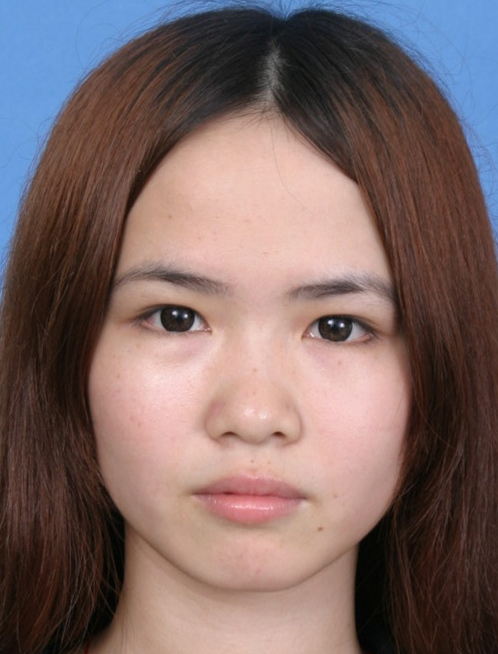
#> input picture SCUT-FBP-1.jpg, 498 x 654 px
$ python main.py
#> lines starting #> are read from the running program, lines starting #| are printed output that depends on the picture
# This is a sample Python script.

# Press Shift+F10 to execute it or replace it with your code.
# Press Double Shift to search everywhere for classes, files, tool windows, actions, and settings.


def print_hi(name):
    # Use a breakpoint in the code line below to debug your script.
    print(f'Hi, {name}')  # Press Ctrl+F8 to toggle the breakpoint


# Press the green button in the gutter to run the script.
import cv2#导入opencv库
import os
import numpy as np
def tackle():
    #读取原灰度图片
    root='G:/PersonalList/LearnMaterial/datasets/SCUT-FBP/Data_Collection'

    list=os.listdir(root+'/'+'Data_Collection')
    for path in list:
        img1=root+'/Data_Collection/'+path
        image = cv2.imread(img1)
        #cv2.imshow("image", image)#将原图片命名为“image”显示出来

        # #图像的阈值分割处理，即将图像处理成非黑即白的二值图像
        # ret,image1 = cv2.threshold(image, 80, 255, cv2.THRESH_BINARY)  # binary（黑白二值），ret代表阈值，80是低阈值，255是高阈值
        # cv2.imshow('image1', image1)#将阈值分割处理后的图片命名为“image1”显示出来
        # print(image1.shape)    #二值图像的反色处理，将图片像素取反
        # height,width,_ = image1.shape #返回图片大小
        # image2 = image1.copy()
        # for i in range(height):
        #     for j in range(width):
        #         image2[i,j] = (255-image1[i,j])
        # cv2.imshow('image2', image2)#将反色处理后的图片命名为“image2”显示出来

        #边缘提取，使用Canny函数
        image2_3 = cv2.Canny(image,120,255) #设置80为低阈值，255为高阈值
       # cv2.imshow('image2_3', image2_3)#将边缘提取后的图片命名为“image2_3”显示出来

        cv2.imwrite(root+'/DataAug/'+path,image2_3)
        #
        # #再次对图像进行反色处理使提取的边缘为黑色，其余部分为白色，方法同image2
        # height1,width1 = image2_3.shape
        # image3 = image2_3.copy()
        # for i in range(height1):
        #     for j in range(width1):
        #         image3[i,j] = (255-image2_3[i,j])
        # cv2.imshow('image3', image3)#将边缘提取后反色处理的图片命名为“image3”显示出来
        # cv2.waitKey(0)# 等待键盘输入，不输入则无限等待
        cv2.destroyAllWindows()  #销毁所有窗口

if __name__ == '__main__':
    print_hi('PyCharm')
   # tackle()
    img1 = 'SCUT-FBP-1.jpg'
    image = cv2.imread(img1)
#> image is the input picture: shape (654, 498, 3); mean B, G, R 101, 102.9, 124
    cv2.imshow("image", image)#将原图片命名为“image”显示出来

    # [12 lines of commented-out code are left out]
    image2_3 = cv2.Canny(image, 120, 255)  # 设置80为低阈值，255为高阈值
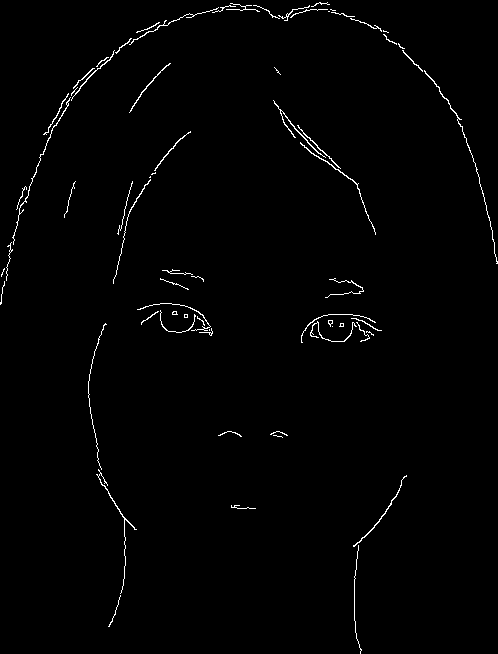
#> image2_3: shape (654, 498); 1.1% white in thin lines or dots
    # cv2.imshow('image2_3', image2_3)#将边缘提取后的图片命名为“image2_3”显示出来
    img = cv2.cvtColor(image2_3, cv2.COLOR_GRAY2BGR)
#> img: shape (654, 498, 3); 1.1% white in thin lines or dots
    cv2.imshow('img2',img)
   # [9 lines of commented-out code are left out]
    cv2.waitKey(0)# 等待键盘输入，不输入则无限等待
    cv2.destroyAllWindows()  # 销毁所有窗口
# See PyCharm help at https://www.jetbrains.com/help/pycharm/
